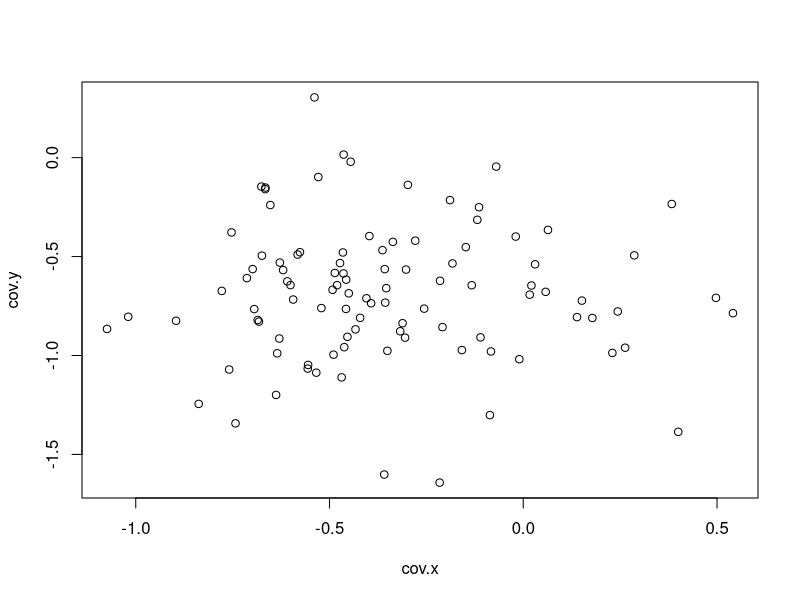
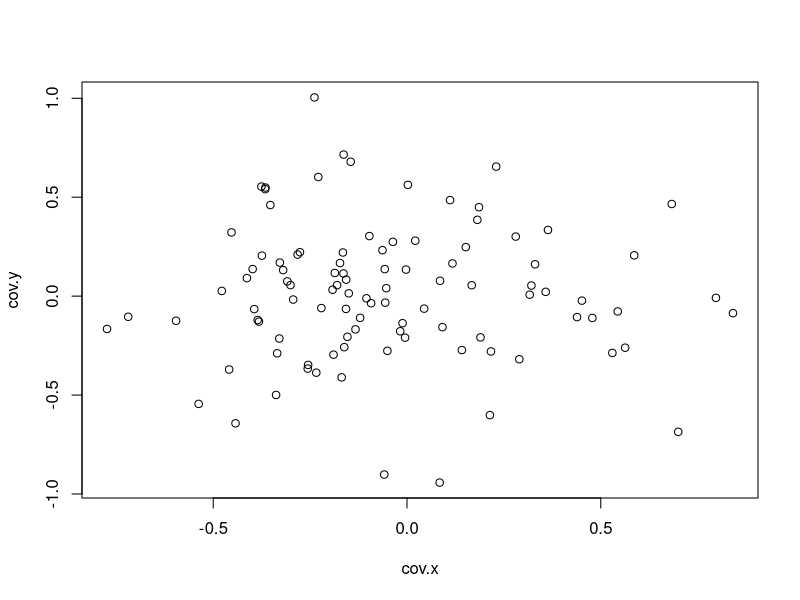
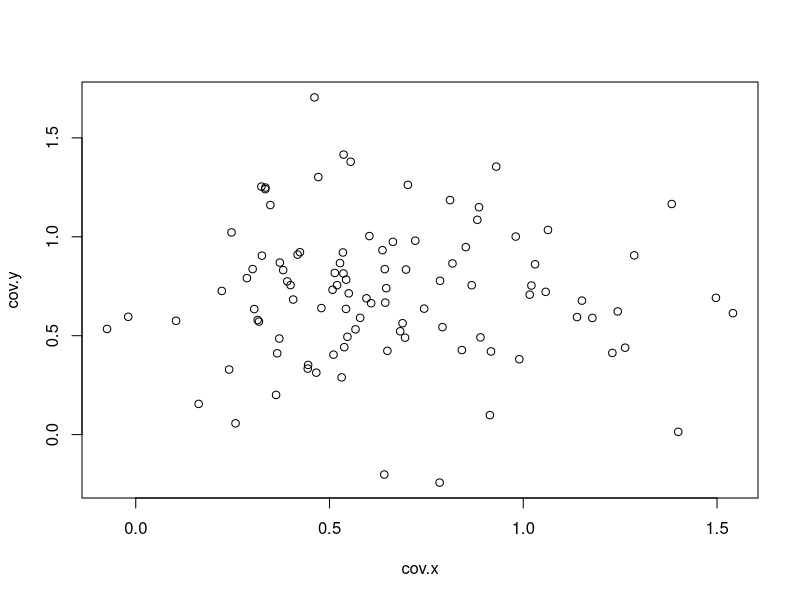
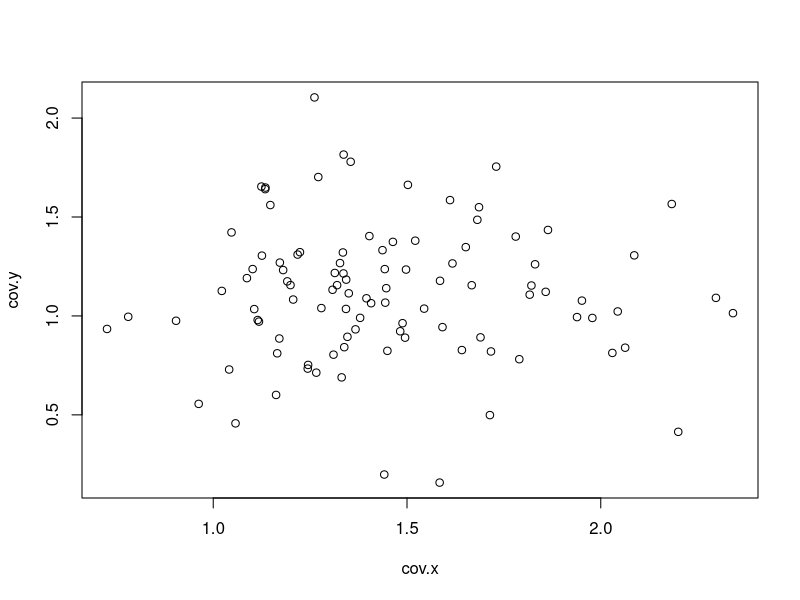
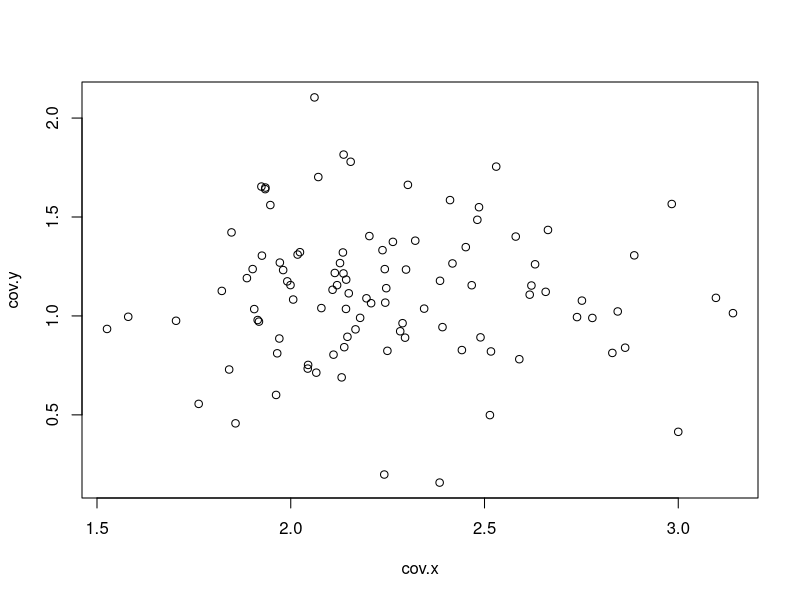
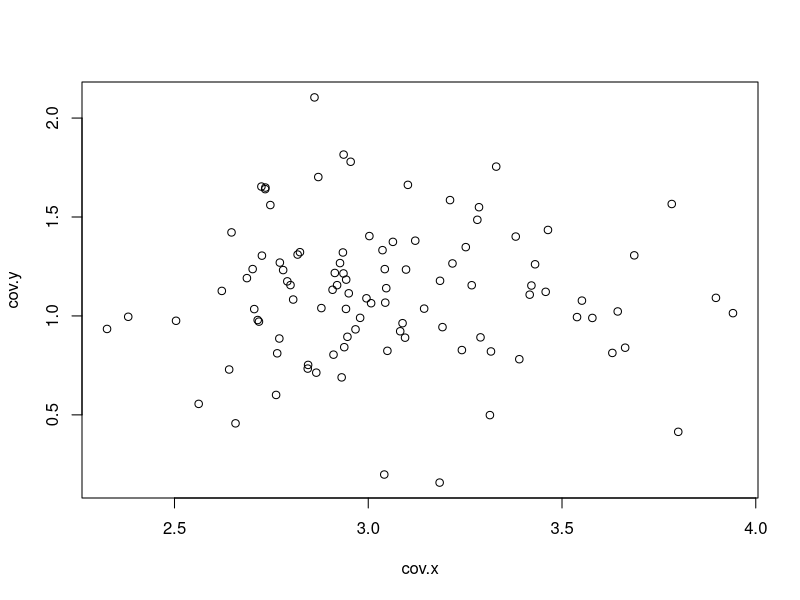
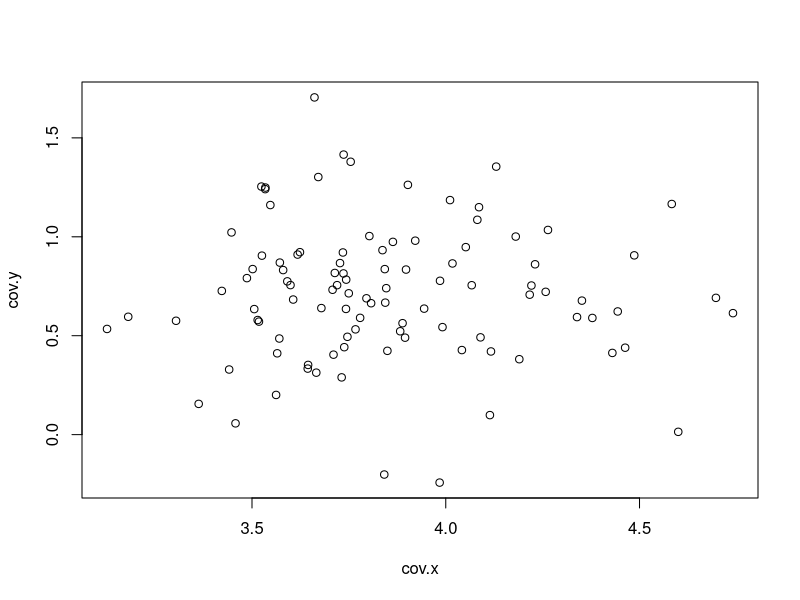
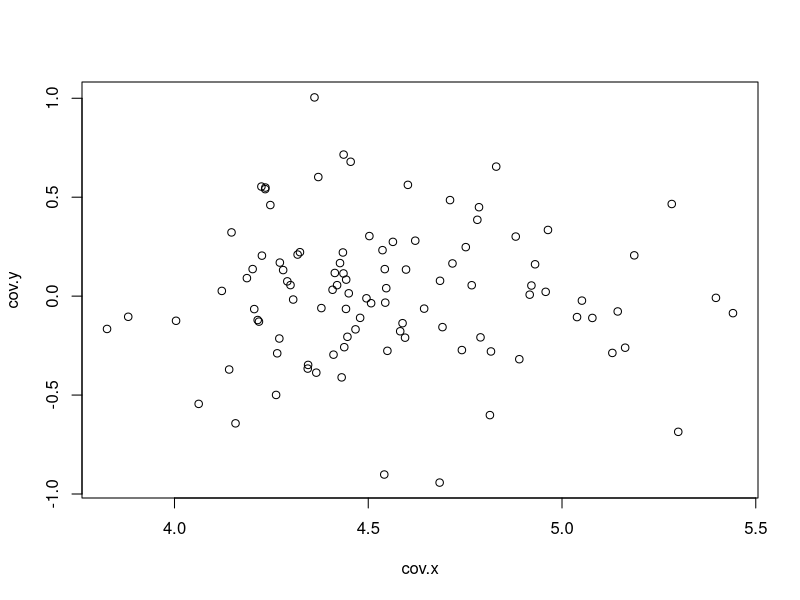

These charts were generated, in order, by the following R code:
## 바나나 분포에서 적용

# 공분산에 따른 분포 만들기 함수
# a~d는 공분산 행렬의 성분, x는 데이터의 갯수
# mean은 각 변수의 평균, sd 표준편차
# 데이터를 만들기 위해서
cov_simulation <- function(x,a,b,c,d,mean.x,mean.y,sd){
  set.seed(1234)
  cov <- matrix(c(a,b,c,d), nrow = 2, ncol = 2)
  x <- rnorm(x, mean = mean.x, sd = sd)
  y <- rnorm(x, mean = mean.y, sd = sd)
  xy <- cbind(x,y)
  cov.xy <- xy %*% cov
  cov.x <- cov.xy[,1]
  cov.y <- cov.xy[,2]
  return(list(plot = plot(cov.x,cov.y), cov.xy = cov.xy))
}

banana_data = function(){
  # 바나나 분포
  banana1_data1 <- cov_simulation(100,1,0,0,1,-0.3,-0.7,0.33)$cov.xy
  banana1_data2 <- cov_simulation(100,1,0,0,1,0,0,0.33)$cov.xy
  banana1_data3 <- cov_simulation(100,1,0,0,1,0.7,0.7,0.33)$cov.xy
  banana1_data4 <- cov_simulation(100,1,0,0,1,1.5,1.1,0.33)$cov.xy
  banana1_data5 <- cov_simulation(100,1,0,0,1,2.3,1.1,0.33)$cov.xy
  banana1_data6 <- cov_simulation(100,1,0,0,1,3.1,1.1,0.33)$cov.xy
  banana1_data7 <- cov_simulation(100,1,0,0,1,3.9,0.7,0.33)$cov.xy
  banana1_data8 <- cov_simulation(100,1,0,0,1,4.6,0,0.33)$cov.xy
  banana1_data9 <- cov_simulation(100,1,0,0,1,4.9,-0.7,0.33)$cov.xy
  
  banana2_data1 <- cov_simulation(100,1,0,0,1,2.3,-1.3,0.33)$cov.xy
  banana2_data2 <- cov_simulation(100,1,0,0,1,2,-2,0.33)$cov.xy
  banana2_data3 <- cov_simulation(100,1,0,0,1,1.3,-2.7,0.33)$cov.xy
  banana2_data4 <- cov_simulation(100,1,0,0,1,0.5,-3.1,0.33)$cov.xy
  banana2_data5 <- cov_simulation(100,1,0,0,1,-0.3,-3.1,0.33)$cov.xy
  banana2_data6 <- cov_simulation(100,1,0,0,1,-1.1,-3.1,0.33)$cov.xy
  banana2_data7 <- cov_simulation(100,1,0,0,1,-1.9,-2.7,0.33)$cov.xy
  banana2_data8 <- cov_simulation(100,1,0,0,1,-2.6,-2,0.33)$cov.xy
  banana2_data9 <- cov_simulation(100,1,0,0,1,-2.9,-1.3,0.33)$cov.xy
  
  # banana 상단
  banana1_data = rbind(banana1_data1, banana1_data2, banana1_data3, banana1_data4, banana1_data5,
                       banana1_data6, banana1_data7, banana1_data8, banana1_data9)
  
  # banana 하단
  banana2_data = rbind(banana2_data1, banana2_data2, banana2_data3,banana2_data4, banana2_data5, banana2_data6,
                        banana2_data7, banana2_data8, banana2_data9)
  
  ## simulation8 data
  banana_data <- rbind(banana1_data, banana2_data)
  
  return(list(banana=banana_data, banana1=banana1_data, banana2=banana2_data))

}

banana_data = banana_data()

# test cluster
test_cluster = function(){
  test_cluster1 = matrix(1, nrow(banana_data$banana1))
  test_cluster2 = matrix(2, nrow(banana_data$banana2))
  test_cluster = rbind(test_cluster1, test_cluster2)
  
  return(test_cluster)
}

# banana data
simulation_data = banana_data$banana

# 실제 cluster
test_cluster = test_cluster()

# banana데이터 시각화 
plot(simulation_data)
